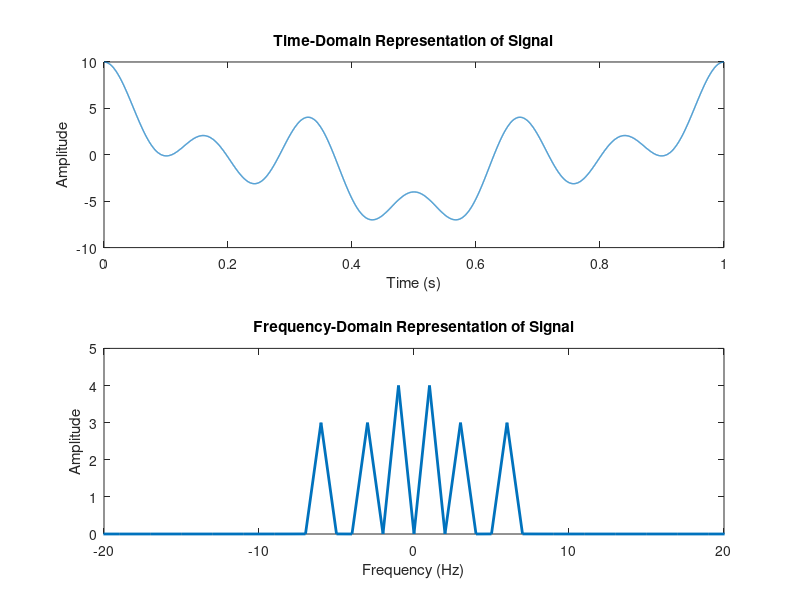

Source code (MATLAB):
clc
close all
clear all

% x1 = a1*cos(2*pi*f1*t), x2 = a2*sin(2*pi*f2*t), x3 = a3*cos(2*pi*f3*t)
% signal_x = x1 + x2 + x3
% a1 = G + 1, a2 = F + 2, a3 = E + 3, f1 = E + 1, f2 = F + 2, f3 = G + 3.

% ID = 22-46013-1
% ID = AB-CDEFG-H

a1 = 4;
a2 = 3;
a3 = 3;

f1 = 1;
f2 = 3;
f3 = 6;






%Define number of samples to take 
fs = 8000; 

%Define signal 
t = 0: 1/fs: 1; 


x1 = a1*cos(2*pi*f1*t);
x2 = a2*cos(2*pi*f2*t);
x3 = a3*cos(2*pi*f3*t);
signal_x = x1 + x2 + x3; 
nx = length(t); % Total number of samples 

%Plot to illustrate that it is a sine wave 

subplot(2,1,1);
plot(t, signal_x,'linewidth', 1); 
title('Time-Domain Representation of Signal'); 
xlabel('Time (s)'); 
ylabel('Amplitude'); 
% Take fourier transform 
fftSignal_x = fft(signal_x); 
% Apply fftshift to put it in the form 
% we are used to (see documentation) 
fftSignal_x = fftshift(fftSignal_x)/(nx/2); 
% Scaling done by dividing with (fs/2) 
% Next, calculate the frequency axis, 
% which is defined by the sampling rate 
f = linspace(-fs/2,fs/2,nx); 
% Since the signal is complex, we need to 
% plot the magnitude to get it to 
% look right, so we use abs (absolute value) 

subplot(2, 1, 2)
plot(f, abs(fftSignal_x),'linewidth',2); 
title('Frequency-Domain Representation of Signal'); 
xlabel('Frequency (Hz)'); 
ylabel('Amplitude'); 
xlim([-20 20]) 

